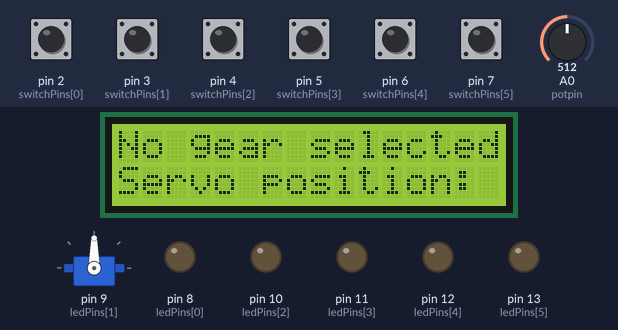
Bench run of a sketch on a simulated Arduino Uno, built with avr-gcc and run on an emulated ATmega328P. Shown: servo, 16×2 character LCD, output pins drawn as LEDs (lit = HIGH). The test bench sets the inputs (shaded band); at power-on: pin 2 (switchPins[0]), pin 3 (switchPins[1]), pin 4 (switchPins[2]), pin 5 (switchPins[3]), pin 6 (switchPins[4]), pin 7 (switchPins[5]) HIGH, A0 (potpin) = 512. What the sketch prints to the serial monitor is not drawn.

Above: at 1.2 s.
1.3 s: pin 2 (switchPins[0]) pulled LOW for 0.15 s
At 1.52 s:
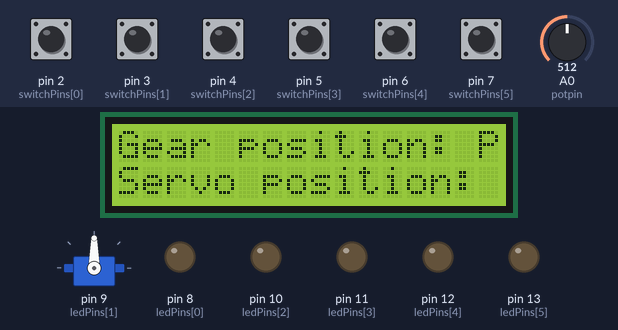
4.4 s: A0 (potpin) set to 0
At 4.8 s:
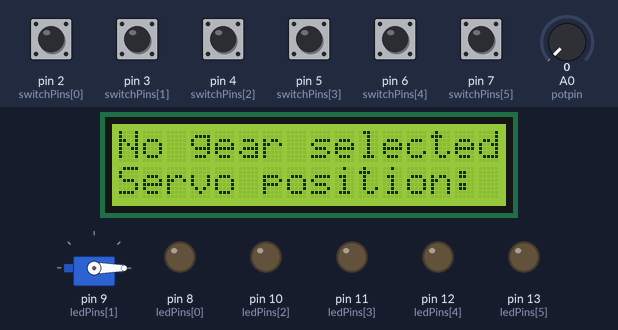
7.4 s: pin 4 (switchPins[2]) pulled LOW for 0.15 s
At 7.6 s:
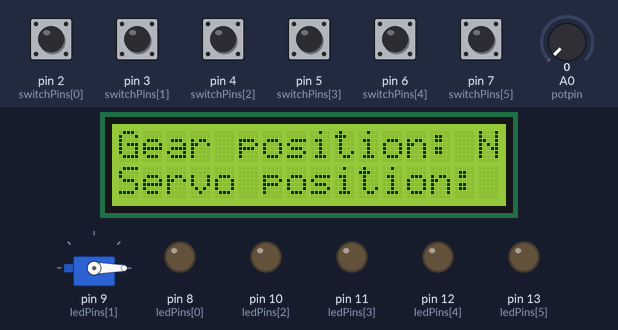
10.5 s: pin 5 (switchPins[3]) pulled LOW for 0.15 s
At 10.69 s:
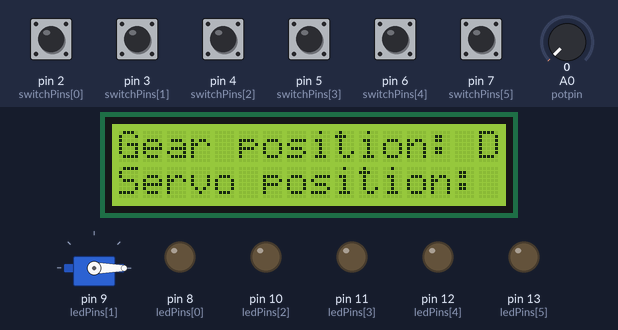
13.6 s: pin 6 (switchPins[4]) pulled LOW for 0.15 s
At 13.79 s:
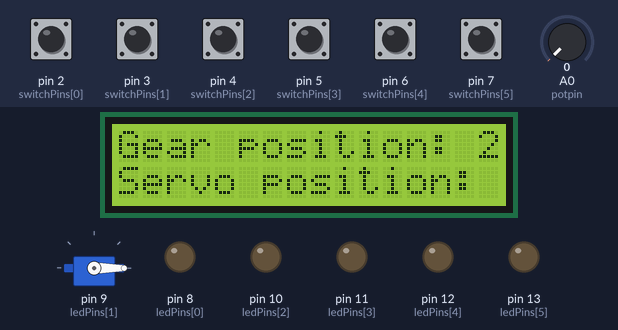
16.7 s: pin 7 (switchPins[5]) pulled LOW for 1 s
At 17.5 s:
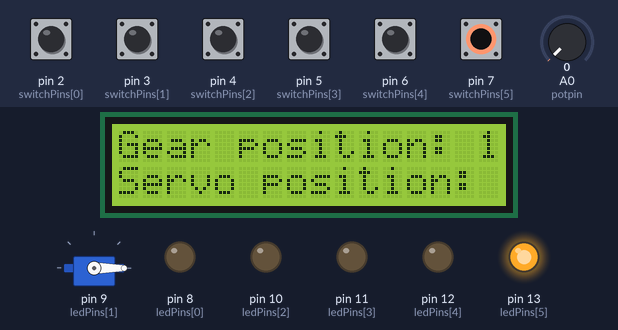
Timing chart, 0 to 19.7 s (numbered marks = the images above; inputs shaded):
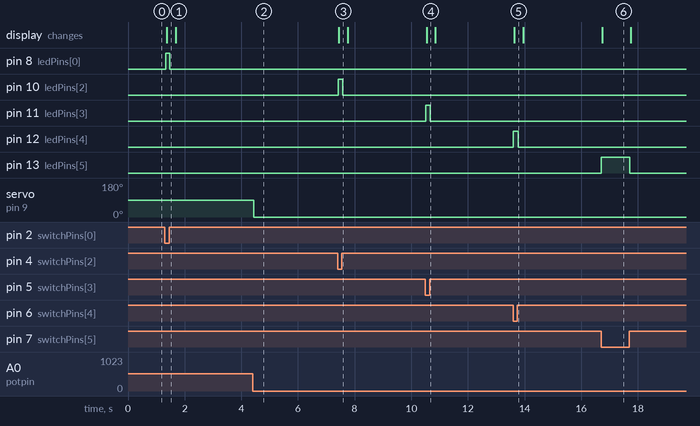

Measured:
- after the input at 1.3 s, pin 8 (ledPins[0]): LOW → HIGH at once, → LOW 0.13 s later; the display: changes after 0.07 s (image 1)
- after the input at 4.4 s, servo on pin 9 (ledPins[1]): 90° → 0° at once
- after the input at 7.4 s, pin 10 (ledPins[2]): LOW → HIGH at once, → LOW 0.16 s later; the display: changes after 0.05 s (image 3)
- after the input at 10.5 s, pin 11 (ledPins[3]): LOW → HIGH at once, → LOW 0.16 s later; the display: changes at once (image 4)
- after the input at 13.6 s, pin 12 (ledPins[4]): LOW → HIGH at once, → LOW 0.16 s later; the display: changes at once (image 5)
- after the input at 16.7 s, pin 13 (ledPins[5]): LOW → HIGH at once, → LOW 1.0 s later; the display: changes at once (image 6)

The sketch:

TCM_module.ino
```cpp
#include <Wire.h>
#include <Adafruit_LiquidCrystal.h>
#include <Servo.h>

#define I2C_ADDR    0x3F
#define COLS        16
#define ROWS        2

Adafruit_LiquidCrystal lcd(I2C_ADDR); // Initialize the LCD object

// Define the switch pins and corresponding LED pins
int switchPins[] = {2, 3, 4, 5, 6, 7};
int ledPins[] = {8, 9, 10, 11, 12, 13};
char gearPositions[] = {'P', 'R', 'N', 'D', '2', '1'};

int potpin = A0;  // analog pin used to connect the potentiometer
int val;    // variable to read the value from the analog pin

Servo myservo;  // create servo object to control a servo

void setup() {
  Serial.begin(9600);  // opens serial port, sets data rate to 9600 bps

  // Set the switch pins as input with pullup and LED pins as output
  for (int i = 0; i < 6; i++) {
    pinMode(switchPins[i], INPUT_PULLUP);
    pinMode(ledPins[i], OUTPUT);
  }

  // Attach the servo on pin 9 to the servo object
  myservo.attach(9);

  // Set up the LCD's number of columns and rows:
  lcd.begin(COLS, ROWS);
}

void loop() {
  bool anySwitchPressed = false;

  // Check each switch and light up the corresponding LED
  for (int i = 0; i < 6; i++) {
    if (digitalRead(switchPins[i]) == LOW) {  // Switch is pressed when reading LOW due to pullup resistor
      digitalWrite(ledPins[i], HIGH);
      Serial.print("Gear position: ");
      Serial.println(gearPositions[i]);

      // Print the gear position to the LCD
      lcd.setCursor(0, 0);
      lcd.print("Gear position: ");
      lcd.print(gearPositions[i]);

      anySwitchPressed = true;
    } else {
      digitalWrite(ledPins[i], LOW);
    }
  }

  if (!anySwitchPressed) {
    // Clear the LCD and print a default message
    lcd.clear();
    lcd.setCursor(0, 0);
    lcd.print("No gear selected");
    Serial.println("No gear selected");
  }

  val = analogRead(potpin);            // reads the value of the potentiometer (value between 0 and 1023)
  val = map(val, 0, 1023, 0, 180);     // scale it to use it with the servo (value between 0 and 180)
  myservo.write(val);                  // sets the servo position according to the scaled value

  // Print the servo position to the LCD
  lcd.setCursor(0, 1);
  lcd.print("Servo position: ");
  lcd.print(val);

  //delay(500);  // waits for the servo to get there
}
```
